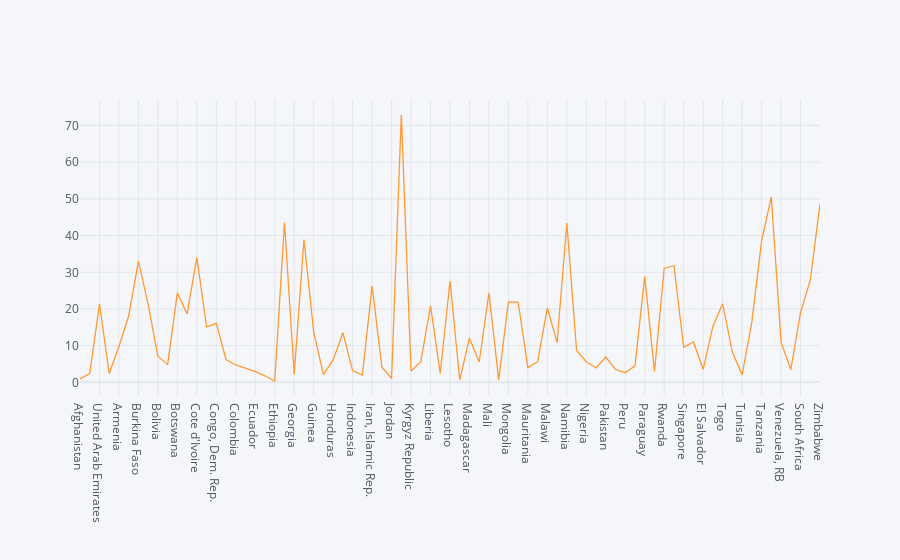

Notebook source saved alongside this figure:
### Code cell
geo.iplot(x='Country',y='General')

### Figure 1 — Plotly figure (JSON) as saved in the notebook; plotly's stock layout.template omitted (floating-point values rounded to 4 significant figures)
{"data": [{"line": {"color": "rgba(255, 153, 51, 1.0)", "dash": "solid", "shape": "linear", "width": 1.3}, "mode": "lines", "name": "General", "text": "", "type": "scatter", "x": ["Afghanistan", "Albania", "United Arab Emirates", "Argentina", "Armenia", "Benin", "Burkina Faso", "Bangladesh", "Bolivia", "Brazil", "Botswana", "Chile", "Cote d'Ivoire", "Cameroon", "Congo, Dem. Rep.", "Congo, Rep.", "Colombia", "Dominican Republic", "Ecuador", "Egypt, Arab Rep.", "Ethiopia", "Gabon", "Georgia", "Ghana", "Guinea", "Guatemala", "Honduras", "Haiti", "Indonesia", "India", "Iran, Islamic Rep.", "Iraq", "Jordan", "Kenya", "Kyrgyz Republic", "Cambodia", "Liberia", "Sri Lanka", "Lesotho", "Morocco", "Madagascar", "Mexico", "Mali", "Myanmar", "Mongolia", "Mozambique", "Mauritania", "Mauritius", "Malawi", "Malaysia", "Namibia", "Niger", "Nigeria", "Nicaragua", "Pakistan", "Panama", "Peru", "Philippines", "Paraguay", "Romania", "Rwanda", "Senegal", "Singapore", "Sierra Leone", "El Salvador", "Chad", "Togo", "Thailand", "Tunisia", "Turkey", "Tanzania", "Uganda", "Venezuela, RB", "Vietnam", "South Africa", "Zambia", "Zimbabwe"], "y": [0.9138, 2.378, 21.33, 2.416, 9.755, 18.09, 33.02, 21.25, 7.119, 4.837, 24.38, 18.67, 34.05, 15.14, 16.1, 6.238, 4.737, 3.895, 2.937, 1.792, 0.3159, 43.58, 2.201, 38.95, 13.78, 2.126, 6.196, 13.52, 3.124, 1.995, 26.3, 4.215, 1.061, 72.93, 3.107, 5.66, 20.84, 2.421, 27.64, 0.6392, 12.06, 5.553, 24.4, 0.6905, 21.9, 21.87, 4.012, 5.627, 20.3, 10.88, 43.43, 8.717, 5.606, 3.927, 6.886, 3.503, 2.634, 4.521, 28.88, 2.99, 31.11, 31.8, 9.548, 11.02, 3.55, 15.23, 21.46, 8.257, 2.037, 16.41, 38.54, 50.58, 10.97, 3.5, 19.02, 27.84, 48.58]}], "layout": {"legend": {"bgcolor": "#F5F6F9", "font": {"color": "#4D5663"}}, "paper_bgcolor": "#F5F6F9", "plot_bgcolor": "#F5F6F9", "title": {"font": {"color": "#4D5663"}}, "xaxis": {"gridcolor": "#E1E5ED", "showgrid": true, "tickfont": {"color": "#4D5663"}, "title": {"font": {"color": "#4D5663"}, "text": ""}, "zerolinecolor": "#E1E5ED"}, "yaxis": {"gridcolor": "#E1E5ED", "showgrid": true, "tickfont": {"color": "#4D5663"}, "title": {"font": {"color": "#4D5663"}, "text": ""}, "zerolinecolor": "#E1E5ED"}}}
